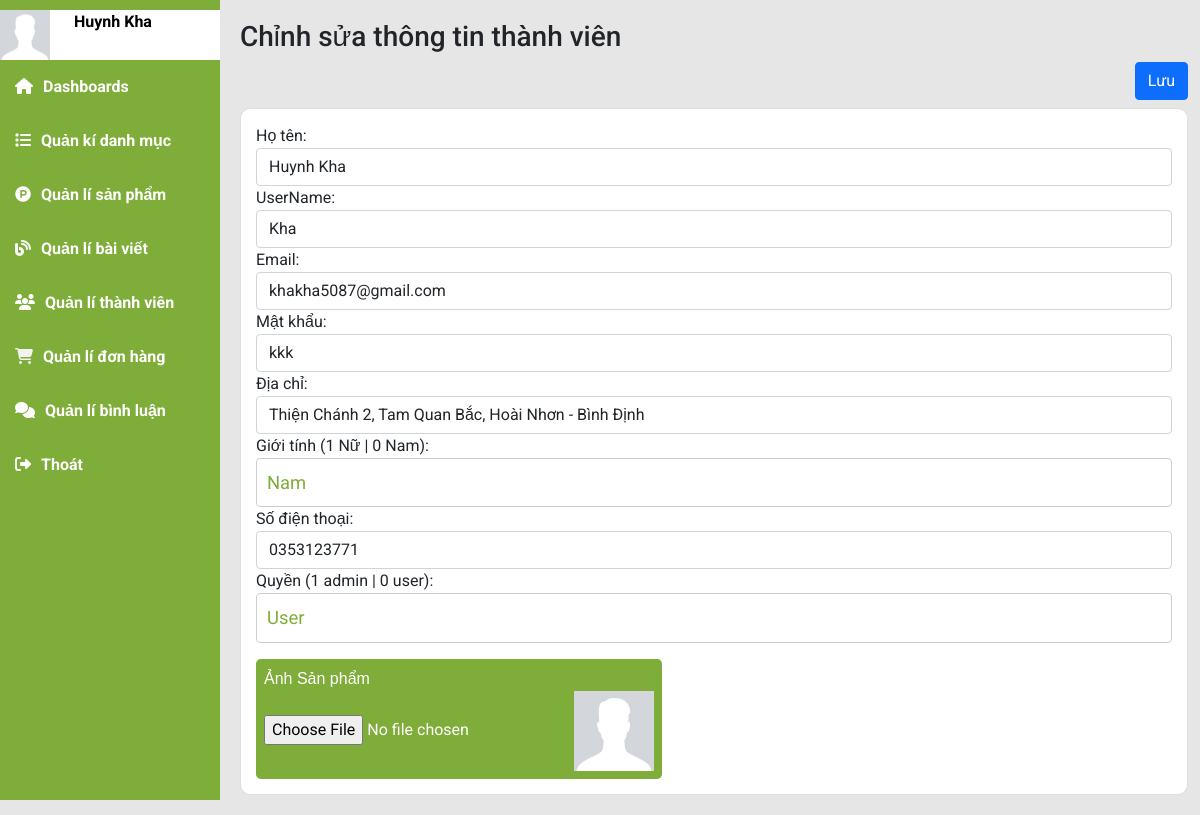
The app's page /index.php?mod=admin&act=admin_edit_user&MaTK=1 (signed in), older data.
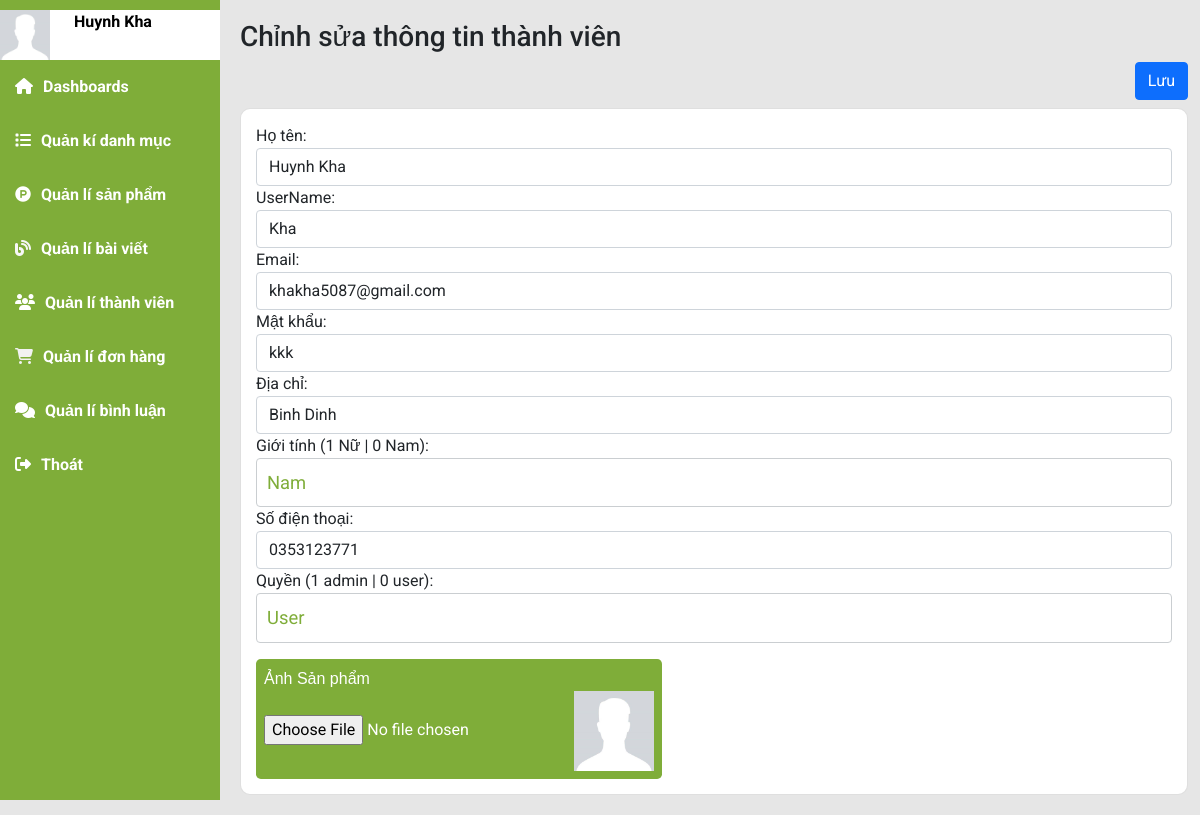
The same page, newer data.
### tables this page shows
CREATE TABLE `taikhoan` (
  `MaTK` int NOT NULL,
  `HoTen` varchar(50) NOT NULL,
  `UserName` varchar(50) NOT NULL COMMENT 'Biệt danh',
  `Email` varchar(50) NOT NULL,
  `MatKhau` varchar(50) NOT NULL,
  `DiaChi` varchar(255) NOT NULL,
  `GioiTinh` tinyint(1) NOT NULL DEFAULT '0' COMMENT '0: là nam, 1: là nữ',
  `SoDienThoai` varchar(50) NOT NULL,
  `Quyen` tinyint(1) NOT NULL DEFAULT '0' COMMENT '0: là user, 1: là admin',
  `NgayTao` datetime DEFAULT CURRENT_TIMESTAMP,
  `HinhAnh` text
);

### model/m_pdo.php (called while the page is built, shortened)
<?php
function pdo_get_connection(){
    $dburl = "mysql:host=localhost;dbname=organic;charset=utf8";
    $username = 'root';
    $password = '';
    $conn = new PDO($dburl, $username, $password);
    $conn->setAttribute(PDO::ATTR_ERRMODE, PDO::ERRMODE_EXCEPTION);
    return $conn;
}
function pdo_query_one($sql){
    $sql_args = array_slice(func_get_args(), 1);
    try{
        $conn = pdo_get_connection();
        $stmt = $conn->prepare($sql);
        $stmt->execute($sql_args);
        $row = $stmt->fetch(PDO::FETCH_ASSOC);
        return $row;
    }
    catch(PDOException $e){
        throw $e;
    }
    finally{
        unset($conn);
    }
}

### model/m_admin.php (called while the page is built, shortened)
<?php
    include_once 'model/m_pdo.php';
        function get_userById($MaTK){
            return pdo_query_one("SELECT * FROM TaiKhoan WHERE MaTK = ?",$MaTK);
        }
?>

### view/admin/v_admin_edit_user.php (the view, shortened to what this page needs)
<form class="editUser" action="" method="post">
    <div class="main-content">
        <h3 class="title-page">
            Chỉnh sửa thông tin thành viên
        </h3>
        <div class="d-flex justify-content-end">
        <input type="submit" class="btn btn-primary mb-2" name="submit" value="Lưu">
        </div>
        <section class="row">
            <div class="col-sm-12 col-md-12 col xl-12">
                <div class="card chart">
                        <div class="form-group">
                            <label for="hoTen">Họ tên:</label>
                            <input type="text" class="form-control" name="HoTen" value="<?= $getuserById['HoTen'] ?>">
                        </div>
                        <div class="form-group">
                            <label for="userName">UserName:</label>
                            <input type="text" class="form-control" name="UserName" value="<?= $getuserById['UserName'] ?>">
                        </div>
                        <div class="form-group">
                            <label for="email">Email:</label>
                            <input type="email" class="form-control" name="Email" value="<?= $getuserById['Email'] ?>">
                        </div>
                        <div class="form-group">
                            <label for="matKhau">Mật khẩu:</label>
                            <input type="text" class="form-control" name="MatKhau" value="<?= $getuserById['MatKhau'] ?>">
                        </div>
                        <div class="form-group">
                            <label for="diaChi">Địa chỉ:</label>
                            <input type="text" class="form-control" name="DiaChi" value="<?= $getuserById['DiaChi'] ?>">
                        </div>
                        <div class="form-group">
                            <label for="gioiTinh">Giới tính (1 Nữ | 0 Nam):</label>
                            <select  class="admin__select" name="GioiTinh">
                                <option value="0" <?= ($getuserById['GioiTinh'] == 0) ? 'selected' : '' ?>>Nam</option>
                            </select>
                        </div>
                        <div class="form-group">
                            <label for="soDienThoai">Số điện thoại:</label>
                            <input type="tel" class="form-control" name="SoDienThoai" value="<?= $getuserById['SoDienThoai'] ?>">
                        </div>
                        <div class="form-group">
                            <label for="quyen">Quyền (1 admin | 0 user):</label>
                            <select class="admin__select" name="Quyen" >
                                <option value="0"  <?=($getuserById['GioiTinh'] == 0) ? 'selected' : ''?>>User</option>
                            </select>
                        </div>
                        <div class="form-group">
                            <label for="exampleInputFile" class="label_admin">Ảnh Sản phẩm
                            <div class="custom-file">
                                <input type="file" name="HinhAnh">
                                <img src="view/img/avatar/<?=$getuserById['HinhAnh']?>" alt="" style="width:80px; height:80px; object-fit:cover;">
                            </div></label>
                        </div>
                </div>
            </div>
        </section>
    </div>
</form>

Row changes from the older to the newer data that the page shows:
changed taikhoan "Huynh Kha": DiaChi "Thiện Chánh 2, Tam Quan Bắc, Hoài Nhơn - Bình Định" → "Binh Dinh"
